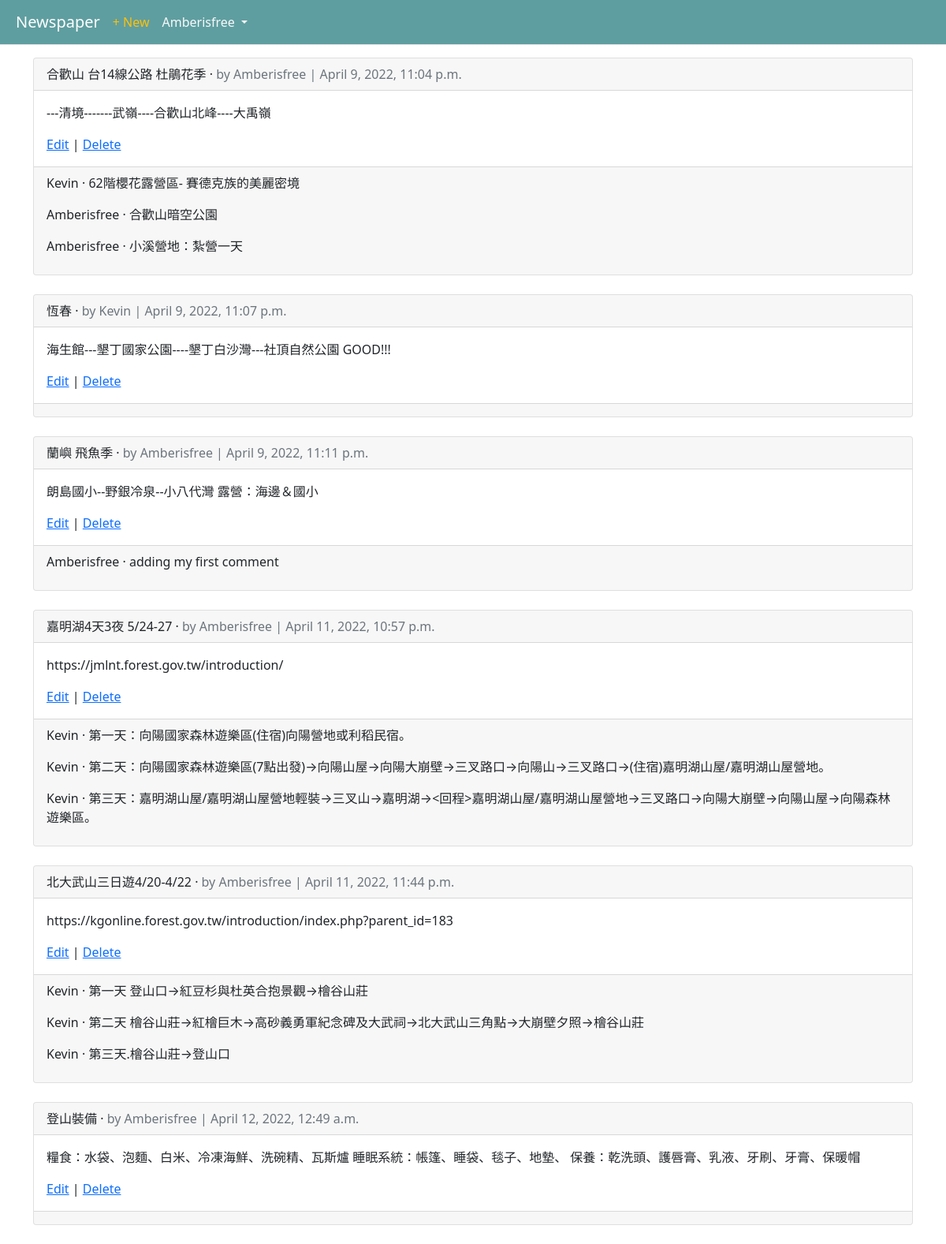
The page /articles/ (signed in) on the database its author committed.
### users/models.py (models this page shows)
class CustomUser(AbstractUser):
    pass

### articles/models.py (models this page shows, shortened)
class Article(models.Model):
    title = models.CharField(max_length=255)
    body = models.TextField()
    date = models.DateTimeField(auto_now_add=True)
    author = models.ForeignKey(
        get_user_model(),
        on_delete=models.CASCADE,
        )

class Comment(models.Model): # new
    article = models.ForeignKey(
        Article,
        on_delete=models.CASCADE,
        related_name='comments', # new
        )
    comment = models.CharField(max_length=140)
    author = models.ForeignKey(
        get_user_model(),
        on_delete=models.CASCADE,
        )
    def __str__(self):
        return self.comment

### articles/views.py (the view)
# urls.py: path('', ArticleListView.as_view(), name='article_list'),
class ArticleListView(ListView):
    model = Article
    template_name = 'article_list.html'

### templates/article_list.html (shortened to what this page needs)
{% extends 'base.html' %}
{% block content %}
  {% for article in object_list %}
  <div class="card">
    <div class="card-header">
      <span class="font-weight-bold">{{ article.title }}</span> &middot;
      <span class="text-muted">by {{ article.author }} |
        {{ article.date }}</span>
    </div>
    <div class="card-body">
        <p>{{ article.body }}</p>
        <a href="{% url 'article_edit' article.pk %}">Edit</a> |
        <a href="{% url 'article_delete' article.pk %}">Delete</a>
    </div>
        <div class="card-footer">
          {% for comment in article.comments.all %}
           <p>
             <span class="font-weight-bold">{{ comment.author }} &middot;</span>
             {{ comment }}
           </p>
           {% endfor %}
        </div>
    </div>
    <br />
  {% endfor %}
{% endblock content %}

### templates/base.html (shortened to what this page needs)
<!DOCTYPE html>
<html>
<head>
  <link href="https://cdn.jsdelivr.net/npm/bootstrap@5.1.3/dist/css/bootstrap.min.css" rel="stylesheet">
</head>
<body>
    <header class="p-0 mb-1 border-bottom">
     <nav class="p-2 navbar  navbar-expand-lg navbar-dark" style="background-color: Cadetblue;">
       <div class="container-fluid">
         <a class="navbar-brand" href="{% url 'home' %}">Newspaper</a>
         <div class="collapse navbar-collapse" id="navbarTogglerDemo02">
           <ul class="navbar-nav  hstack gap-3">
              <li class="nav-item ms-auto">
                {% if user.is_authenticated %}
                <a href="{% url 'article_new' %}" class="link-warning  text-decoration-none" >+ New</a>
              </li>
              <li class="nav-item dropdown">
                  <a href="#" class="d-block link-light text-decoration-none dropdown-toggle"
                      id="userMenu" data-bs-toggle="dropdown" aria-expanded="false">
                    {{ user.username }}
                  </a>
              </li>
                {% else %}
              <li class="nav-item">
                      <a href="{% url 'login' %}" class="btn btn-outline-light ">Log In</a>
                      <a href="{% url 'signup' %}" class="btn btn-dark me-1">Sign Up</a
              </li>
            </ul>
          {% endif %}
         </div>
       </div>
     </nav>
    </header>
    <main>
      <div class="container mt-3">
      {% block content %}
      {% endblock content %}
      </div>
    </main>
</body>
</html>

### rows shown on the page
CustomUser: username "Amberisfree"
Article: title "合歡山 台14線公路 杜鵑花季", author "Amberisfree", date "April 9, 2022, 11:04 p.m.", body "---清境-------武嶺----合歡山北峰----大禹嶺"
Comment: author "Kevin", comment "62階櫻花露營區- 賽德克族的美麗密境"
Comment: author "Amberisfree", comment "合歡山暗空公園"
Comment: author "Amberisfree", comment "小溪營地：紮營一天"
Article: title "恆春", author "Kevin", date "April 9, 2022, 11:07 p.m.", body "海生館---墾丁國家公園----墾丁白沙灣---社頂自然公園 GOOD!!!"
Article: title "蘭嶼 飛魚季", author "Amberisfree", date "April 9, 2022, 11:11 p.m.", body "朗島國小--野銀冷泉--小八代灣 露營：海邊＆國小"
Comment: author "Amberisfree", comment "adding my first comment"
Article: title "嘉明湖4天3夜 5/24-27", author "Amberisfree", date "April 11, 2022, 10:57 p.m.", body "https://jmlnt.forest.gov.tw/introduction/"
Comment: author "Kevin", comment "第一天：向陽國家森林遊樂區(住宿)向陽營地或利稻民宿。"
Comment: author "Kevin", comment "第二天：向陽國家森林遊樂區(7點出發)→向陽山屋→向陽大崩壁→三叉路口→向陽山→三叉路口→(住宿)嘉明湖山屋/嘉明湖山屋營地。"
Comment: author "Kevin", comment "第三天：嘉明湖山屋/嘉明湖山屋營地輕裝→三叉山→嘉明湖→<回程>嘉明湖山屋/嘉明湖山屋營地→三叉路口→向陽大崩壁→向陽山屋→向陽森林遊樂區。"
Article: title "北大武山三日遊4/20-4/22", author "Amberisfree", date "April 11, 2022, 11:44 p.m.", body "https://kgonline.forest.gov.tw/introduction/index.php?parent_id=183"
Comment: author "Kevin", comment "第一天 登山口→紅豆杉與杜英合抱景觀→檜谷山莊"
Comment: author "Kevin", comment "第二天 檜谷山莊→紅檜巨木→高砂義勇軍紀念碑及大武祠→北大武山三角點→大崩壁夕照→檜谷山莊"
Comment: author "Kevin", comment "第三天.檜谷山莊→登山口"
Article: title "登山裝備", author "Amberisfree", date "April 12, 2022, 12:49 a.m.", body "糧食：水袋、泡麵、白米、冷凍海鮮、洗碗精、瓦斯爐 睡眠系統：帳篷、睡袋、毯子、地墊、 保養：乾洗頭、護唇膏、乳液、牙刷、牙膏、保暖帽"
